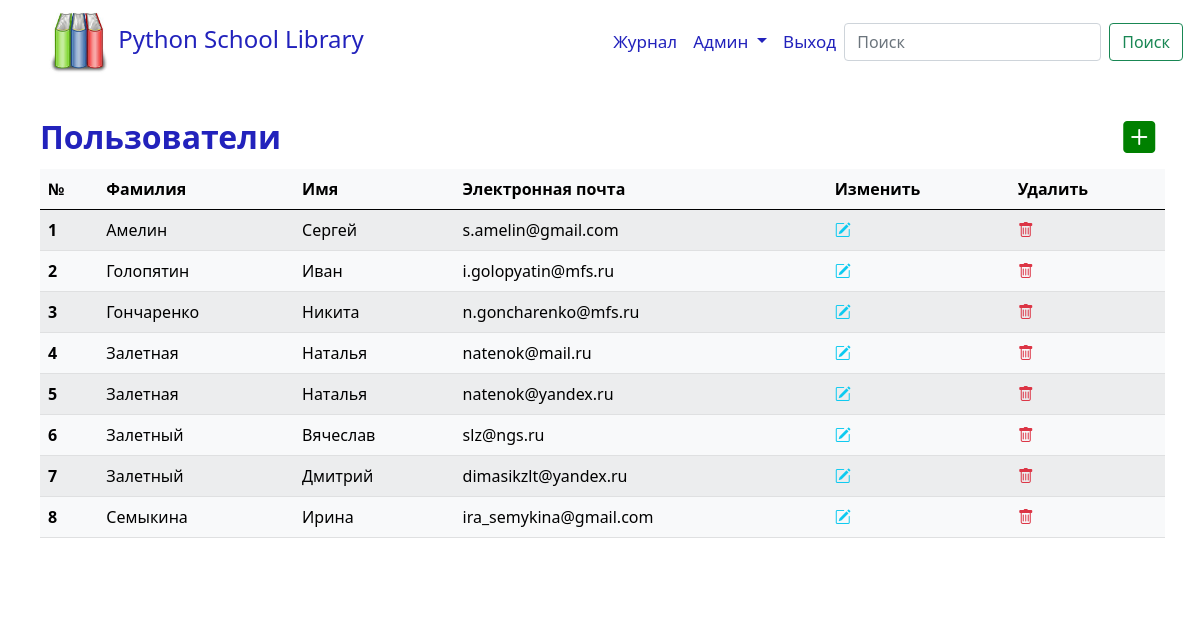
The app's page /users (signed in) with its own data.
### library/models/user.py (models this page shows, shortened)
class User(db.Model, UserMixin):
    __tablename__ = 'users'
    id = db.Column(db.Integer, primary_key=True, autoincrement=True)
    password_hash = db.Column(db.String(512), nullable=False)
    first_name = db.Column(db.String(64), nullable=False)
    last_name = db.Column(db.String(64), nullable=False)
    email = db.Column(db.String(100), unique=True, index=True)
    is_admin = db.Column(db.Boolean)
    books = db.relationship(
        'Book',
        secondary='orders',
        backref=db.backref('users', lazy='select'),
        lazy='select'
    )

### library/views/users_view.py (the view)
@blueprint.route('/users')
@login_required
def get_users():
    if not current_user.is_admin:
        return render_template('forbidden.html'), 403
    headers = (
        '№',
        'Фамилия',
        'Имя',
        'Электронная почта',
        'Изменить',
        'Удалить',
    )
    users = User.query.order_by(User.last_name, User.first_name, User.email).all()
    if users:
        return render_template(
            'users.html',
            headers=headers,
            users=users,
            caption_table='Пользователи'
        )
    return redirect(url_for('users.add_user'))

### library/models/user.py (called while the page is built)
@login_manager.user_loader
def load_user(user_id):
    return User.query.get(int(user_id))

### library/templates/users.html (shortened to what this page needs)
{% extends "base.html" %}
{% block main_content %}
    <div>
        <table class="table table-light table-striped table-hover table-responsive w-auto mw-100">
            <caption>{{ caption_table }}
                <div style="position:relative;float:right;">
                <a class="plus-btn" href="{{ url_for('users.add_user') }}" role="button">
                    <i class="bi bi-plus-square-fill"></i></a>
                </div>
            </caption>
            <thead>
            <tr>
                {% for field in headers %}
                    <th scope="col">{{ field }}</th>
                {% endfor %}
            </tr>
            </thead>
            <tbody>
            {% for user in users %}
                <tr>
                    <th scope="row">{{ loop.index }}</th>
                    <td>{{ user.last_name }}</td>
                    <td>{{ user.first_name }}</td>
                    <td>{{ user.email }}</td>
                    <td><a class="text-decoration-none text-info"
                           href="{{ url_for('users.edit_user', user_id=user.id) }}">
                        <i class="bi bi-pencil-square"></i></a>
                    </td>
                    <td><a class="text-decoration-none text-danger"
                           href="{{ url_for('users.delete_user', user_id=user.id) }}">
                        <i class="bi bi-trash"></i></a>
                    </td>
                </tr>
            {% endfor %}
            </tbody>
        </table>
    </div>
{% endblock %}
{% block additional_css %}
    <link rel="stylesheet" href="{{ url_for('static', filename='css/table.css') }}"/>
{% endblock %}

### library/templates/base.html (shortened to what this page needs)
<!DOCTYPE html>
<html lang="en">
<head>
    <link rel="stylesheet" href="https://cdn.jsdelivr.net/npm/bootstrap@5.0.0-beta3/dist/css/bootstrap.min.css"
>
    <link rel="stylesheet" href="https://cdn.jsdelivr.net/npm/bootstrap-icons@1.4.1/font/bootstrap-icons.css">
    <link rel="stylesheet" href="{{ url_for('static', filename='css/style.css') }}"/>
    <link rel="stylesheet" href="{{ url_for('static', filename='css/nav.css') }}"/>
    {% block additional_css %}{% endblock %}
</head>
<body>
<nav class="navbar navbar-expand-lg">
    <div class="container-fluid">
        <a class="navbar-brand" href="/"><img src="{{ url_for('static', filename='img/logo.jpeg') }}" alt=""/>
            Python School Library
        </a>
        <div class="collapse navbar-collapse" id="navbarScroll">
            <ul class="navbar-nav ms-auto" style="--bs-scroll-height: 100px;">
                {% if current_user.is_authenticated %}
                    <li class="nav-item">
                        <a class="nav-link active" aria-current="page"
                           href="{{ url_for('orders.get_orders') }}">Журнал</a>
                    </li>
                    {% if current_user.is_admin %}
                        <li class="nav-item dropdown">
                            <a class="nav-link dropdown-toggle" href="#" id="navbarScrollingDropdown" role="button"
                               data-bs-toggle="dropdown" aria-expanded="false">
                                Админ
                            </a>
                        </li>
                    {% endif %}
                    <li class="nav-item">
                        <a class="nav-link" href="{{ url_for('users_auth.logout') }}">Выход</a>
                    </li>
                {% else %}
                    <li class="nav-item">
                        <a class="nav-link" href="{{ url_for('users_auth.login') }}">Вход</a>
                    </li>
                {% endif %}
            </ul>
            <form class="d-flex">
                <input class="form-control me-2" type="search" placeholder="Поиск" aria-label="Search">
                <button class="btn btn-outline-success" type="submit">Поиск</button>
            </form>
        </div>
    </div>
</nav>
<div class="main_content">
    {% block main_content %}{% endblock %}
</div>
</body>
</html>

### library/static/css/style.css (style rules this page uses)
.main_content { background: #fff; margin: 20px; padding: 0px 0px 50px; }

### library/static/css/nav.css (style rules this page uses)
.navbar { border-radius: 0px; padding-bottom: 10px; }
.navbar { margin-bottom: 0; }
.navbar-brand img { width: 65px; margin-left: 30px; }
nav { padding: 5px; font-size: 17px; color: white; height: 85px; }
.navbar-brand { font-size: 24px; color: #2222bc; }
.navbar .nav-item a { color: #2222bc; }

### library/static/css/table.css (style rules this page uses)
.table { margin-left: 20px; }
caption { caption-side: top; font-size: 32px; font-weight: bold; color: #2222bc; }
.plus-btn { color: green; margin-right: 10px; }
.mw-100 { min-width: 97%; }

### records on screen
User: last_name "Амелин", first_name "Сергей", email "s.amelin@gmail.com"
User: last_name "Голопятин", first_name "Иван", email "i.golopyatin@mfs.ru"
User: last_name "Гончаренко", first_name "Никита", email "n.goncharenko@mfs.ru"
User: last_name "Залетная", first_name "Наталья", email "natenok@mail.ru"
User: last_name "Залетная", first_name "Наталья", email "natenok@yandex.ru"
User: last_name "Залетный", first_name "Вячеслав", email "slz@ngs.ru"
User: last_name "Залетный", first_name "Дмитрий", email "dimasikzlt@yandex.ru"
User: last_name "Семыкина", first_name "Ирина", email "ira_semykina@gmail.com"

### other values on screen
{{ caption_table }} "Пользователи"
{{ field }} "№" "Фамилия" "Имя" "Электронная почта" "Изменить" "Удалить"
